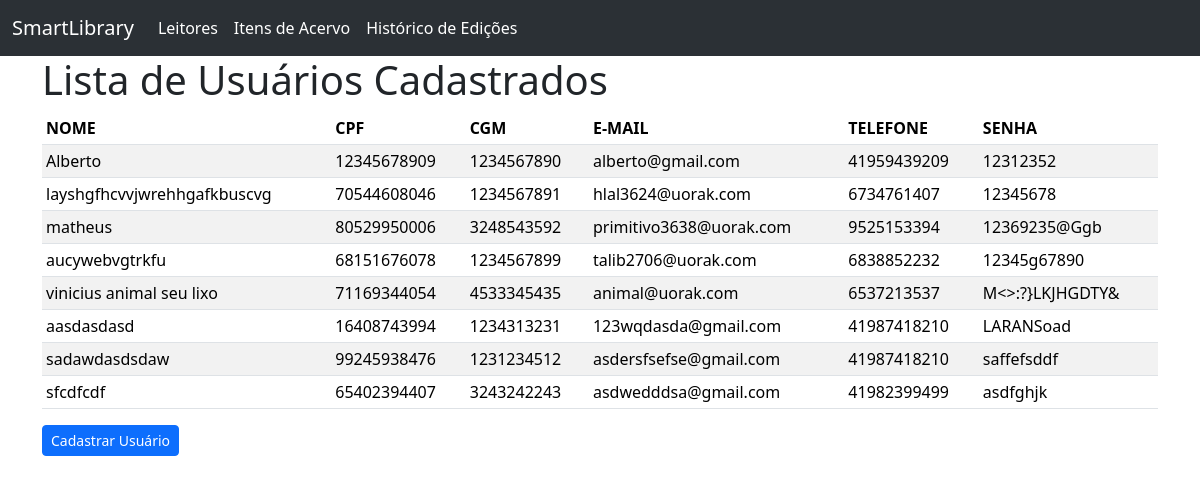
The app's page /, older data.
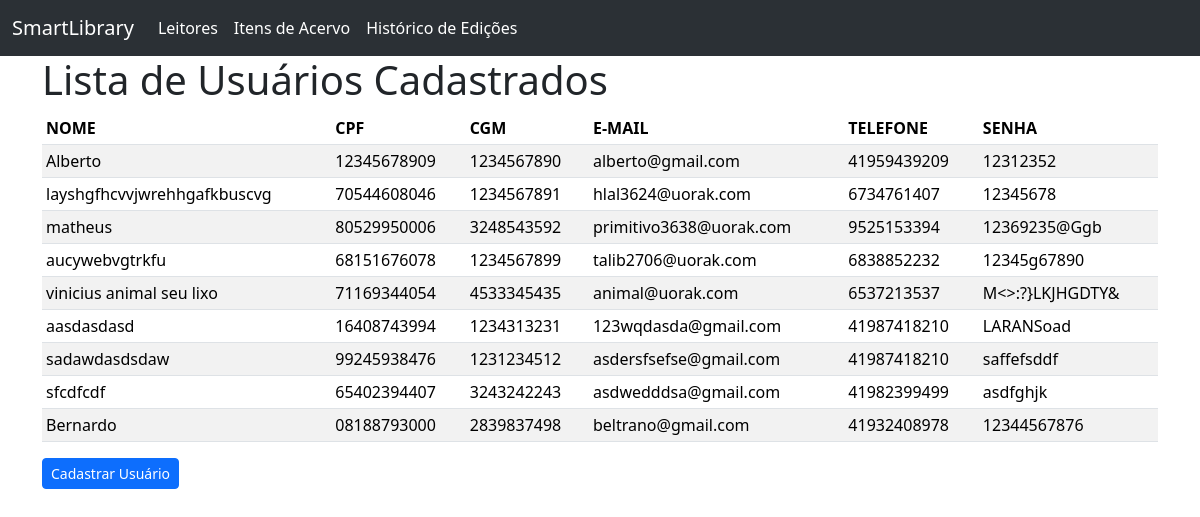
The same page, newer data.
### user_reader/models.py (models this page shows, shortened)
class User(models.Model):
    name = models.CharField(
        verbose_name="Nome Completo",
        max_length=100,
        null=False,
        blank=False,
        validators=[validate_name],
        unique=True,
        help_text="Esse nome ficará no banco de dados da Secretaria de Educação do Paraná",
    )
    cpf = models.CharField(
        verbose_name="CPF",
        max_length=11,
        null=False,
        blank=False,
        primary_key=True,
        validators=[validate_cpf],
        help_text="Não use pontos nem traços",
    )
    cgm = models.CharField(
        verbose_name="CGM",
        max_length=10,
        null=False,
        blank=False,
        unique=True,
        validators=[validate_cgm],
        help_text="Código Geral de Matrícula (10 dígitos)",
    )
    email = models.EmailField(
        verbose_name="E-mail",
        max_length=50,
        null=False,
        blank=False,
        unique=True,
        validators=[validate_email],
        help_text="Use o @gmail ou o @escola",
    )
    phone = models.CharField(
        verbose_name="Telefone",
        max_length=11,
        validators=[validate_phone],
        help_text="Digite apenas números, sem pontuações ou espaços. Exemplo: Para (21) 99999-8888, digite 21999998888",
    )
    password = models.CharField(
        verbose_name="Senha",
        max_length=128,
        null=False,
        blank=False,
        validators=[validate_password],
        help_text="Coloque uma senha com no mínimo 8 caracteres",
    )

### user_reader/views.py (the view)
# urls.py: path("", UserReaderListView.as_view(), name="user_list"),
class UserReaderListView(ListView):
    model = User

### user_reader/templates/user_reader/user_list.html (shortened to what this page needs)
{% extends "base.html" %}
{% block main_content %}
    <h1>Lista de Usuários Cadastrados</h1>
    {% if user_list %}
    <div class="table-responsive">
        <table class="table table-striped table-hover table-sm">
            <thead>
                <tr>
                    <th scope="col">NOME</th>
                    <th scope="col">CPF</th>
                    <th scope="col">CGM</th>
                    <th scope="col">E-MAIL</th>
                    <th scope="col">TELEFONE</th>
                    <th scope="col">SENHA</th>
                </tr>
            </thead>
            <tbody>
                {% for user in user_list %}
                    <tr>
                        <td scope="row"> {{ user.name }} </td>
                        <td scope="row"> {{ user.cpf }} </td>
                        <td scope="row"> {{ user.cgm }} </td>
                        <td scope="row"> {{ user.email }} </td>
                        <td scope="row"> {{ user.phone }} </td>
                        <td scope="row"> {{ user.password }} </td>
                    </tr>
                {% endfor %}
            </tbody>
        </table>
    </div>
    {% else %}
        <p>Parece que não tem nada...</p>
    {% endif %}
    <div>
        <a href="{% url 'user_create' %}" class="btn btn-primary btn-sm">Cadastrar Usuário</a>
    </div>
{% endblock main_content %}

Row changes from the older to the newer data that the page shows:
added User: name "Bernardo", cpf "08188793000", cgm "2839837498", email "beltrano@gmail.com", phone "41932408978", password "12344567876"
